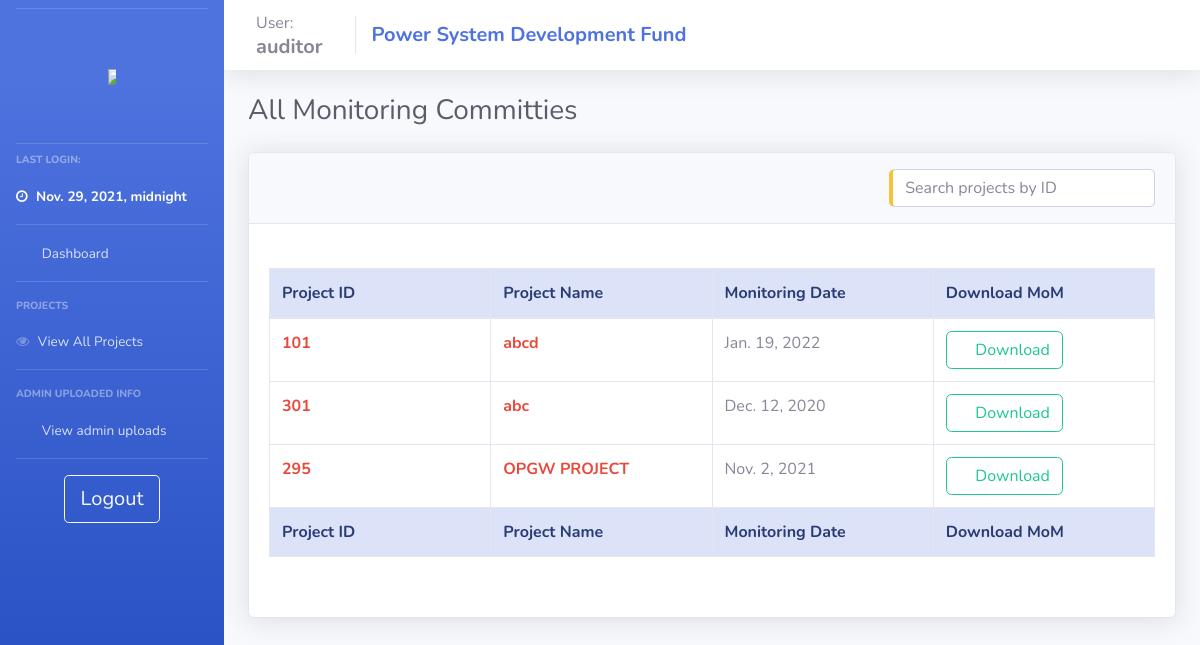
The app's page /auditor_view_monis/ (signed in) with its own data.
### psdf_main/models.py (models this page shows)
class users(models.Model):
    username = models.CharField(max_length=200, null = False, unique = True)
    password = models.CharField(max_length=200, null = True)
    nodal = models.CharField(max_length=200, null = True)
    region = models.CharField(max_length=20, null = True)
    email = models.TextField(max_length=50, null=True)
    utilname = models.CharField(max_length=400, null = True)
    contact = models.CharField(max_length=10, null = True)
    address = models.CharField(max_length=500, null = True)
    reqdate = models.DateField(auto_now_add=True,null = True)
    aprdate = models.DateField( null = True)
    lastlogin = models.DateTimeField(null = True)
    admin = models.BooleanField(default=False)
    auditor = models.BooleanField(default=False)
    active = models.BooleanField(default=False)
    activate = models.BooleanField(default=False)
    notification = models.TextField(null=True)
    tpd = models.TextField(null=True)

class Monitoring_admin(models.Model):
    moniid = models.IntegerField(null=True, unique=True)
    project = models.ForeignKey(projects, null = True, on_delete= models.SET_NULL)
    userid = models.ForeignKey(users, null = True, on_delete= models.SET_NULL)
    monipath = models.TextField(null=True)
    monidate = models.DateField(null = True)

class projects(models.Model):
    userid = models.ForeignKey(users, null = True, on_delete = models.SET_NULL)
    name = models.CharField(max_length=200, null = False)
    newid = models.IntegerField(null = True, unique=True)
    dprsubdate = models.DateField(null = True)
    amt_asked = models.IntegerField(null = False)
    amt_approved = models.IntegerField(null = True)
    amt_released = models.IntegerField(default = 0)
    schedule = models.IntegerField(null = True)
    fundcategory = models.CharField(max_length=20, null = True)
    projectpath = models.TextField(null = True)
    quantumOfFunding = models.IntegerField(null = True)
    status = models.CharField(max_length=1, null = True, default = '1')
    submitted_boq  = models.TextField(null=True)
    approved = models.BooleanField(default = False)
    ext = models.TextField(null=True)
    extF = models.TextField(null=True)
    deny = models.BooleanField(default = False)
    remark = models.TextField(null = True)
    remark_date = models.DateField(null = True)
    completedate = models.DateField(null = True)
    denydate = models.DateField(null = True)
    approvedate = models.DateField(null = True)
    tesg_list = models.TextField(null=True)
    dpraprdate = models.DateField(null = True, auto_now_add=True)
    tesgaprdate = models.DateField(null = True)
    appraprdate = models.DateField(null = True)
    moniaprdate = models.DateField(null = True)
    workflow = models.TextField(null=True)
    sanction_date = models.DateField(null=True)
    doc_path = models.TextField(null=True)
    doc_sign_date = models.DateField(null=True)
    completed = models.BooleanField(null=True, default=False)

### psdf_main/auditor_control.py (the view)
# urls.py: path('auditor_view_monis/', views.auditor_view_monis, name="auditor_view_monis"),
def auditor_view_monis(request):
    if auditoronline(request):
        context = full_auditor_context(request)
        context['monis'] = Monitoring_admin.objects.all()
        context['adt'] = '1'
        return render(request, 'psdf_main/_auditor_view_monis.html', context)
    else:
        return oops(request)

### psdf_main/helpers.py (called while the page is built)
def auditoronline(request):
    if (request.session.has_key('auditor')):
        return True
    else:
        return False

def full_auditor_context(request):
    if auditoronline(request):
        context = {'user':userDetails('auditor')}
        context['pending_projects'] = temp_projects.objects.all()
        context['all_projs'] = projects.objects.all()
        context['tesgs'] = TESG_admin.objects.all()
        context['apprs'] = Appraisal_admin.objects.all()
        context['monis'] = Monitoring_admin.objects.all()
        return context
    else:
        return {}

### psdf_main/templates/psdf_main/_auditor_view_monis.html (shortened to what this page needs)
{% extends 'psdf_main/includes/auditor_layout.html'%} {% load static %} {% block body %}
<div class="d-sm-flex align-items-center justify-content-between mb-4">
    <h1 class="h3 mb-0 text-gray-800">All Monitoring Committies</h1>
</div>
<div class="row">
    <div class="col-lg-12">
        <div class="card shadow mb-4">
            <div class="card-header py-3">
                <h6 class="m-0 font-weight-bold text-primary">
                    <input type="text" id="temp_proj_search" class="form-control input-text pull-right border-left-warning" onkeyup="get_temp_proj('temp_proj_search','dataTable')" placeholder="Search projects by ID" title="Search" style="margin:auto; width: 30%;">
                </h6>
            </div>
            <div class="card-body">
                <br>
                <div class="table-responsive">
                    <table class="table table-bordered table-hover" id="dataTable" width="100%" cellspacing="0" style="table-layout: fixed;
                    width: 100%;">
                        <thead class="alert-primary">
                            <tr>
                                <th>Project ID</th>
                                <th>Project Name</th>
                                <th>Monitoring Date</th>
                                <th>Download MoM</th>
                            </tr>
                        </thead>
                        <tfoot class="alert-primary">
                            <tr>
                                <th>Project ID</th>
                                <th>Project Name</th>
                                <th>Monitoring Date</th>
                                <th>Download MoM</th>
                            </tr>
                        </tfoot>
                        <tbody>
                            {% if not monis %}
                            <tr>
                                <td>Not Available</td>
                                <td>Not Available</td>
                                <td>Not Available</td>
                                <td>Not Available</td>
                            </tr>
                            {% else %} {% for moni in monis %}
                            <tr>
                                <td class="font-weight-bold text-danger">{{moni.project.newid}}</td>
                                <td><a href="/admin_project_details/{{moni.project.id}}" class="font-weight-bold text-danger">{{moni.project.name}}</a></td>
                                <td>{{moni.monidate}}</td>
                                <td><a class="btn btn-outline-success" href="/download_moni_mom/{{moni.id}}"><i class="fas fa-download"></i> Download </a></td>
                            </tr>
                            {% endfor %} {% endif %}
                        </tbody>
                    </table><br>
                </div>
            </div>
        </div>
    </div>
</div>
{% endblock %}

### psdf_main/templates/psdf_main/includes/auditor_layout.html (shortened to what this page needs)
{% load static %}
<!DOCTYPE html>
<html>
<head>
    <link rel="stylesheet" href="{% static '/css/base.css' %}" type="text/css">
    <link href="{% static 'css/sb-admin-2.min.css' %}" rel="stylesheet" type="text/css">
    <link href="{% static 'vendor1/fontawesome-free/css/all.css' %}" rel="stylesheet" type="text/css">
    <link rel="stylesheet" href="https://cdnjs.cloudflare.com/ajax/libs/font-awesome/4.7.0/css/font-awesome.min.css">
</head>
<body id="page-top">
    <div id="wrapper">
        {% include 'psdf_main/includes/_auditor_navbar.html'%}
        <div id="content-wrapper" class="d-flex flex-column">
            <nav class="navbar navbar-expand navbar-light bg-white topbar mb-4 static-top shadow">
                <div class="sidebar-brand-text mx-3">User:
                    <h5 class="m-0 font-weight-bold">{{user.username}}</h5>
                </div>
                <div class="navbar-brand">
                    <h5 class="m-0 font-weight-bold text-primary">Power System Development Fund</h5>
                </div>
            </nav>
            <div id="content">
                <div class="container-fluid">
                    {% block body %} {% endblock %}
                </div>
            </div>
        </div>
    </div>
</body>
</html>

### psdf_main/templates/psdf_main/includes/_auditor_navbar.html (shortened to what this page needs)
{% load static %}
<ul class="navbar-nav bg-gradient-primary sidebar sidebar-dark accordion" id="accordionSidebar">
    <hr class="sidebar-divider my-2"><br>
    <a class="sidebar-brand d-flex align-items-center justify-content-center" href="{% url '' %}">
        <div class="">
            <img src="{% static 'images/posocologo.png' %}" style="max-width:50%; max-height:50%;">
        </div>
    </a>
    <br>
    <hr class="sidebar-divider my-2">
    <div class="sidebar-heading">
        Last Login:
    </div>
    <li class="nav-item active">
        <a class="nav-link" href="/">
            <i class="fa fa-clock-o"></i>
            <span>{{user.lastlogin}}</span></a>
    </li>
    <hr class="sidebar-divider my-0">
    <li class="nav-item">
        <a class="nav-link" href="/">
            <i class="fas fa-fw fa-tachometer-alt"></i>
            <span>Dashboard</span></a>
    </li>
    <hr class="sidebar-divider d-none d-md-block">
    <div class="sidebar-heading">
        Projects
    </div>
    <li class="nav-item">
        <a class="nav-link" href="{% url 'auditor_view_projects' %}">
            <i class="fa fa-eye"></i>
            <span>View All Projects</span></a>
    </li>
    <hr class="sidebar-divider d-none d-md-block">
    <div class="sidebar-heading">
        Admin uploaded info
    </div>
    <li class="nav-item">
        <a class="nav-link collapsed" href="#" data-toggle="collapse" data-target="#collapsePages" aria-expanded="true" aria-controls="collapsePages">
            <i class="fas fa-fw fa-folder"></i>
            <span>View admin uploads</span>
        </a>
    </li>
    <hr class="sidebar-divider d-none d-md-block">
    <div class="text-center d-none d-md-inline">
        <a class="btn btn-lg btn-outline-light btn-wrap-text" href="{% url 'logout' %}"> Logout</a>
    </div>
</ul>

### static/css/base.css (style rules this page uses)
nav .navbar-nav .nav-link, nav .navbar-brand { color: #000; }
.table-responsive { max-height: 80%; }
.btn-wrap-text { overflow: hidden; white-space: nowrap; display: inline-block; text-overflow: ellipsis; }

### records on screen
users: lastlogin "Nov. 29, 2021, midnight", username "auditor"
Monitoring_admin: project.newid "101", project.name "abcd", monidate "Jan. 19, 2022"
Monitoring_admin: project.newid "301", project.name "abc", monidate "Dec. 12, 2020"
Monitoring_admin: project.newid "295", project.name "OPGW PROJECT", monidate "Nov. 2, 2021"
